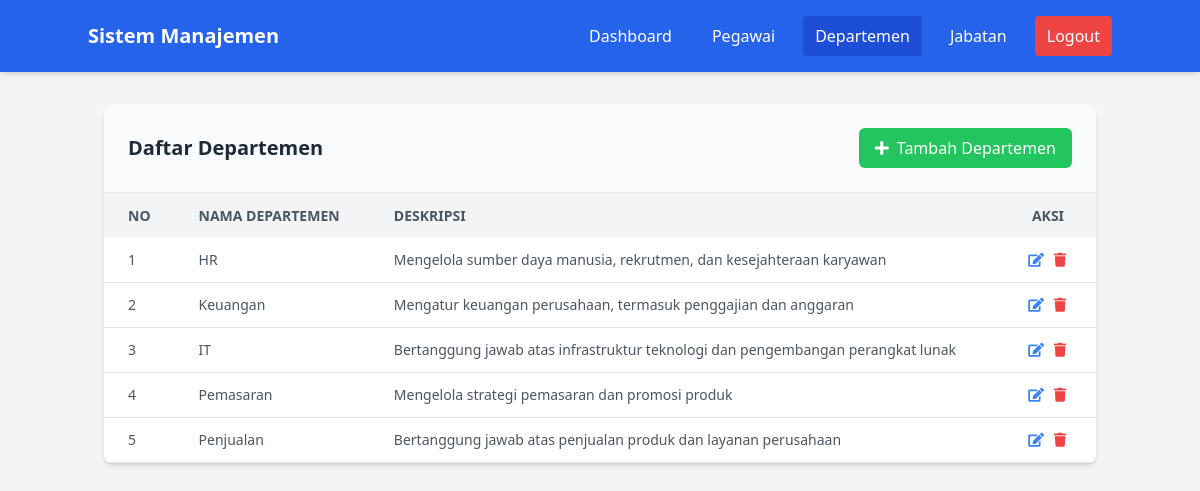
Page /pages/departemen/index.php (signed in) on the committed database.
### tables this page shows
CREATE TABLE `departemen` (
  `id` int(11) NOT NULL,
  `nama_departemen` varchar(100) NOT NULL,
  `deskripsi` text DEFAULT NULL
);

### pages/departemen/index.php (the view, shortened to what this page needs)
<?php
include '../../tampilan/navbar.php';
require_once '../../config/config.php';
$query = "SELECT * FROM departemen";
$result = mysqli_query($koneksi, $query);
?>
<div class="container mx-auto px-4 py-8">
    <div class="bg-white shadow-md rounded-lg overflow-hidden">
        <div class="flex justify-between items-center p-6 bg-gray-50 border-b">
            <h3 class="text-xl font-semibold text-gray-800">Daftar Departemen</h3>
            <a href="tambah.php" class="bg-green-500 text-white px-4 py-2 rounded-md hover:bg-green-600 transition duration-300 flex items-center">
                <i class="fas fa-plus mr-2"></i> Tambah Departemen
            </a>
        </div>
        <div class="overflow-x-auto">
            <table class="w-full">
                <thead>
                    <tr class="bg-gray-100 text-gray-600 uppercase text-sm leading-normal">
                        <th class="py-3 px-6 text-left w-16">No</th>
                        <th class="py-3 px-6 text-left">Nama Departemen</th>
                        <th class="py-3 px-6 text-left">Deskripsi</th>
                        <th class="py-3 px-6 text-center w-24">Aksi</th>
                    </tr>
                </thead>
                <tbody class="text-gray-600 text-sm font-light">
                    <?php
                    $no = 1;
                    while($row = mysqli_fetch_assoc($result)):
                    ?>
                    <tr class="border-b border-gray-200 hover:bg-gray-100">
                        <td class="py-3 px-6 text-left whitespace-nowrap">
                            <div class="flex items-center">
                                <?php echo $no++; ?>
                            </div>
                        </td>
                        <td class="py-3 px-6 text-left">
                            <?php echo htmlspecialchars($row['nama_departemen']); ?>
                        </td>
                        <td class="py-3 px-6 text-left">
                            <?php echo htmlspecialchars($row['deskripsi'] ?? 'Tidak ada deskripsi'); ?>
                        </td>
                        <td class="py-3 px-6 text-center">
                            <div class="flex item-center justify-center">
                                <a href="edit.php?id=<?php echo $row['id']; ?>" class="w-4 mr-2 transform text-blue-500 hover:text-blue-700 hover:scale-110">
                                    <i class="fas fa-edit"></i>
                                </a>
                                <a href="../../proses/departemen/proses_hapus.php?id=<?php echo $row['id']; ?>"
                                   class="w-4 transform text-red-500 hover:text-red-700 hover:scale-110"
                                   onclick="return confirm('Yakin ingin menghapus departemen ini?')">
                                    <i class="fas fa-trash"></i>
                                </a>
                            </div>
                        </td>
                    </tr>
                    <?php endwhile; ?>
                </tbody>
            </table>
        </div>
    </div>
</div>
</body>
</html>

### rows in the picture
departemen: nama_departemen "HR", deskripsi "Mengelola sumber daya manusia, rekrutmen, dan kesejahteraan karyawan"
departemen: nama_departemen "Keuangan", deskripsi "Mengatur keuangan perusahaan, termasuk penggajian dan anggaran"
departemen: nama_departemen "IT", deskripsi "Bertanggung jawab atas infrastruktur teknologi dan pengembangan perangkat lunak"
departemen: nama_departemen "Pemasaran", deskripsi "Mengelola strategi pemasaran dan promosi produk"
departemen: nama_departemen "Penjualan", deskripsi "Bertanggung jawab atas penjualan produk dan layanan perusahaan"
